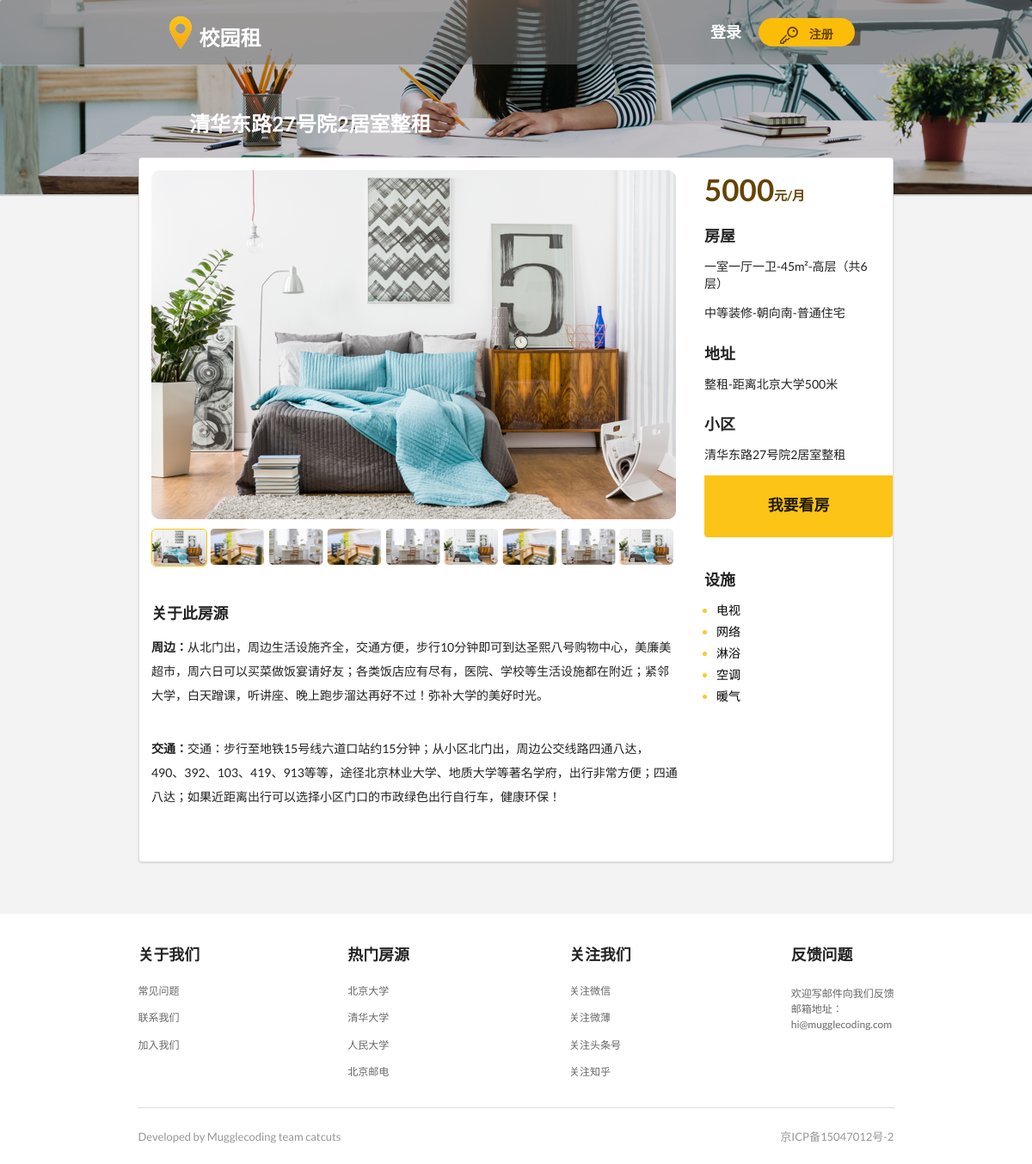
/detail/1, run on the app's committed database.
### workapp/models.py (models this page shows)
class HouseInfo(models.Model):
    title = models.CharField(max_length=200)# 房源标题
    rent = models.IntegerField(default=1000)# 房源价格
    housetypes = models.CharField(max_length=200)# 类型
    house = models.TextField(default="")# 房屋信息
    address = models.CharField(max_length=200)# 地址信息
    community = models.TextField(default="")# 小区信息
    circum = models.TextField(default="")# 周边信息
    translate = models.TextField(default="")# 交通信息
    installations = models.CharField(max_length=200)# 设施信息
    area_to = models.ManyToManyField(to=Area, related_name='area_to')# 房源对应学校名字
    label = models.CharField( max_length=200)# 房源标签
    houseIntroduce = models.TextField()# 房源简介
    distance = models.IntegerField(default=500)# 房源和学校距离
    ARTICLE_CHOICES = {
        ('一室一厅一卫', '一室一厅一卫'),
        ('二室一厅一卫', '二室一厅一卫'),
        ('三室一厅一卫', '三室一厅一卫'),
        ('三室一厅两卫', '三室一厅两卫'),
        ('三室两厅两卫', '三室两厅两卫'),
        ('四室两厅两卫', '四室两厅两卫'),
    }
    housetype = models.CharField(choices=ARTICLE_CHOICES,max_length=200)# 户型
    pic_max = models.ImageField(upload_to='house_pic')
    pic_1 = models.ImageField(upload_to='house_pic')
    pic_2 = models.ImageField(upload_to='house_pic')
    pic_3 = models.ImageField(upload_to='house_pic')
    pic_4 = models.ImageField(upload_to='house_pic')
    pic_5 = models.ImageField(upload_to='house_pic')
    pic_6 = models.ImageField(upload_to='house_pic')
    pic_7 = models.ImageField(upload_to='house_pic')
    pic_8 = models.ImageField(upload_to='house_pic')
    pic_9 = models.ImageField(upload_to='house_pic')
    def __str__(self):
        return self.title

### workapp/views.py (the view)
# urls.py: url(r'^detail/(?P<id>\d+)$', detail, name='detail'),
def detail(request,id):
    context={}
    installations_lists = []
    house_lists =[]
    house_address = []
    house_info = HouseInfo.objects.get(id=id)
    for j in house_info.house.split():
        house_lists.append(j)
    for k in house_info.address.split(" "):
        house_address.append(k)
    for i in house_info.installations.split(" "):
        installations_lists.append(i)
    context['house_info'] = house_info
    context['installations_lists'] = installations_lists
    context['house_lists'] = house_lists
    context['house_address'] = house_address
    return render(request, 'detail.html', context)

### workapp/templates/detail.html (shortened to what this page needs)
<!DOCTYPE html>
{% load staticfiles %}
<html>
	<head>
		<link rel="stylesheet" type="text/css" href="{% static 'css/semantic.css' %}" />
		<link rel="stylesheet" href="{% static 'css/CampusRenting-LandingPage.css' %}" media="screen" title="no title" charset="utf-8">
		<link rel="stylesheet" type="text/css" href="{% static 'css/详情页.css' %}" />
	</head>
	<body>
		<div class="ui basic borderless segment" id="nav" style="padding: 0px;">
			<div class="ui inverted grey basic borderless two item mini menu" id="top_menu">
			<div class="item">
				<div class="ui mini image" style="margin-left: -100px;">
					<img src="/static/image/3详情页/logo.png" />
				</div>
				<h2 class="ui header " id="top_left_header">校园租</h2>
			</div>
			<div class="item">
				<a href="{% url 'login' %}" class="ui header" id="top_right_header">登录</a>
				<div class="ui circular yellow button">
					<div class="ui image">
						<img src="/static/image/3详情页/key_icon.png" />
					</div>
					<a href="{% url 'register' %}" class="header " id="button_inner_text">注册</a>
				</div>
			</div>
		</div>
			<h2 class="ui header" style="position: absolute;margin-left: 220px;margin-top: 40px;color: white;">
				{{ house_info.title }}
			</h2>
		</div>
		<div class="ui basic borderless segment" id="middle_content">
			<div class="ui container segment" id="middle_inner_content">
				<div class="ui grid">
					<div class="twelve wide column">
						<div class="ui image">
							<img src="/upload/{{ house_info.pic_max }}" />
						</div>
						<div class="ui nine column grid">
							<div class="column" style="margin-left: 14px;">
								<img src="/upload/{{ house_info.pic_1 }}" / style="border: 1px solid #fcc416;
border-radius: 5px;">
							</div>
							<div class="column">
								<img src="/upload/{{ house_info.pic_2 }}" />
							</div>
							<div class="column">
								<img src="/upload/{{ house_info.pic_3 }}" />
							</div>
							<div class="column">
								<img src="/upload/{{ house_info.pic_4 }}" />
							</div>
							<div class="column">
								<img src="/upload/{{ house_info.pic_5 }}" />
							</div>
							<div class="column">
								<img src="/upload/{{ house_info.pic_6 }}" />
							</div>
							<div class="column">
								<img src="/upload/{{ house_info.pic_7 }}" />
							</div>
							<div class="column">
								<img src="/upload/{{ house_info.pic_8 }}" />
							</div>
							<div class="column">
								<img src="/upload/{{ house_info.pic_9 }}" />
							</div>
						</div>
						<div class="ui basic segment container" id="middle_bottom_content">
							<h3 class="ui header">关于此房源</h3>
							<p><b>周边：</b>{{ house_info.circum }} </p>
							<br />
							<p><b>交通：</b>{{ house_info.translate }} </p>
						</div>
					</div>
					<div class="four wide column" style="padding-left: 0px;">
						<div class="ui clearing basic segment">
							<h1 class="ui left floated header">{{house_info.rent }}<h4 class="ui left floated header" >元/月</h4></h1>
						</div>
						<div class="ui basic segment">
									<h3 class="ui header">房屋</h3>
									{% for house_list in house_lists%}
							    		<p>{{ house_list }}</p>
									{% endfor %}
									<h3 class="ui header">地址</h3>
									{% for house in house_address%}
											<p>{{ house }}</p>
									{% endfor %}
									<h3 class="ui header">小区</h2>
											<p>{{ house_info}}</p>
						</div>
						<a href="{%url 'appointment' %}">
						<button class="ui fluid button" id="button_1" style="border-top-left-radius: 0px;border-top-right-radius: 0px;"><h3 class="ui header">我要看房</h3></button>
						</a>
							<div class="ui basic segment container" style="margin-top: 40px;">
								<h3 class="ui header">设施</h3>
								<ul>
									{% for installations_list in installations_lists %}
											<li><span>{{ installations_list }}</span></li>
									{% endfor %}
								</ul>
							</div>
						</div>
					</div>
				</div>
			</div>
        <div class="ui vertical segment footer">
            <div class="ui container footer">
                <div class="ui grid footer">
                    <div class="four wide column in-footer">
                        <div class="ui vertical text menu in-footer">
                            <div class="item header-in-menu-footer">
                                <h3 class="ui header">关于我们</h3>
                            </div>
                            <div class="item in-menu-footer">常见问题</div>
                            <div class="item in-menu-footer">联系我们</div>
                            <div class="item in-menu-footer">加入我们</div>
                        </div>
                    </div>
                    <div class="four wide column in-footer" style="padding-left: 31px;">
                        <div class="ui vertical text menu in-footer">
                            <div class="item header-in-menu-footer">
                                <h3 class="ui header">热门房源</h3>
                            </div>
                            <div class="item in-menu-footer">北京大学</div>
                            <div class="item in-menu-footer">清华大学</div>
                            <div class="item in-menu-footer">人民大学</div>
                            <div class="item in-menu-footer">北京邮电</div>
                        </div>
                    </div>
                    <div class="four wide column in-footer" style="padding-left: 62px;">
                        <div class="ui vertical text menu in-footer">
                            <div class="item header-in-menu-footer">
                                <h3 class="ui header">关注我们</h3>
                            </div>
                            <div class="item in-menu-footer">关注微信</div>
                            <div class="item in-menu-footer">关注微薄</div>
                            <div class="item in-menu-footer">关注头条号</div>
                            <div class="item in-menu-footer">关注知乎</div>
                        </div>
                    </div>
                    <div class="four wide column in-footer" style="padding-left: 93px;">
                        <div class="ui vertical text menu in-footer">
                            <div class="item header-in-menu-footer">
                                <h3 class="ui header">反馈问题</h3>
                            </div>
                            <div class="item in-menu-footer" style="line-height: 150%;">
                                欢迎写邮件向我们反馈<br />
                                邮箱地址：<br />
                                hi@mugglecoding.com
                            </div>
                        </div>
                    </div>
                </div>
                <div class="ui divider in-footer"></div>
                <div class="text-left in-footer">
                    Developed by Mugglecoding team catcuts
                </div>
                <div class="text-right in-footer">
                    京ICP备15047012号-2
                </div>
            </div>
        </div>
	</body>
</html>

### workapp/static/css/CampusRenting-LandingPage.css (style rules this page uses)
.ui.vertical.segment.footer { height: 281px; }
.ui.container.footer { width: 879px; min-width: 879px; }
.four.wide.column.in-footer { padding-top: 24px; background-color: #ffffff; }
.item.header-in-menu-footer { min-width: 64px; font-size: 16px; color: #666666; padding-left: 0 !important; padding-bottom: 0 !important; margin-bottom: 20px !important; }
.item.in-menu-footer { min-width: 48px; font-size: 12px; color: #979797; padding-left: 0 !important; margin-top: 0px !important; margin-bottom: 11px !important; }
.ui.divider.in-footer { border: solid 1px #d8d8d8; margin-top: 19px; }
.text-left.in-footer { min-width: 226px; font-size: 13px; color: #979797; margin-top: 8px; margin-bottom: 22px; display: inline-block; }
.text-right.in-footer { min-width: 128px; font-size: 13px; color: #979797; margin-top: 8px; margin-bottom: 22px; margin-left: 508px; display: inline-block; }

### workapp/static/css/详情页.css (style rules this page uses)
#top_menu { background-color: rgba(118, 118, 118, 0.5); height: 75px; }
#top_left_header { color: white; margin-bottom: 10px; }
#top_right_header { color: white; margin:0px 20px; }
#button_inner_text { color: #654303; font-size: 14px; margin-left: 10px; }
#nav { background-image: url(../image/3详情页/banner_bg.png); background-size: cover; height: 228px; margin: 0px; }
.ui.circular.yellow.button { position: relative; height: 33px; width: 112px; }
.item { padding: 0px; }
#middle_content { background-color: #f3f3f3; height: 835px; margin: 0px; }
#middle_inner_content { height: 820px; width: 878px; position: relative; margin-left: 50%; margin-top: -5%; }
.ui.nine.column.grid > .column { width: 63px; padding: 0px; margin-top: 25px; margin-left: 5px; }
.four.wide.column > .ui.basic.segment { padding: 0px; }
.four.wide.column > .ui.clearing.basic.segment > h1 { margin-right: 0px; margin-bottom: 0px; font-size: 35px; color: #654303; }
.four.wide.column > .ui.clearing.basic.segment > h4 { margin-top: 20px; color: #654303; }
#button_1 { width: 219px; height: 72px; position: relative; background-color: #fcc416; }
#middle_bottom_content { padding-left: 0px; margin-top: 40px; }
#middle_bottom_content > p { line-height: 200%; }
ul { padding-left: 14px; }
li { color: #fcc92b;margin-top: 5px; }
li > span { color: black; }

### data on the page
HouseInfo: title "清华东路27号院2居室整租", pic_max (picture), pic_1 (picture), pic_2 (picture), pic_3 (picture), pic_4 (picture), pic_5 (picture), pic_6 (picture), pic_7 (picture), pic_8 (picture), pic_9 (picture), circum "从北门出，周边生活设施齐全，交通方便，步行10分钟即可到达圣熙八号购物中心，美廉美超市，周六日可以买菜做饭宴请好友；各类饭店应有尽有，医院、学校等生活设施都在附近；紧邻大学，白天蹭课，听讲座、晚上跑步溜达再好不过！弥补大学的美好时光。", translate "交通：步行至地铁15号线六道口站约15分钟；从小区北门出，周边公交线路四通八达，490、392、103、419、913等等，途径北京林业大学、地质大学等著名学府，出行非常方便；四通八达；如果近距离出行可以选择小区门口的市政绿色出行自行车，健康环保！", rent "5000", house_address "整租-距离北京大学500米"

### other printed values
{{ house_list }} "一室一厅一卫-45m²-高层（共6层）" "中等装修-朝向南-普通住宅"
{{ installations_list }} "电视" "网络" "淋浴" "空调" "暖气"
